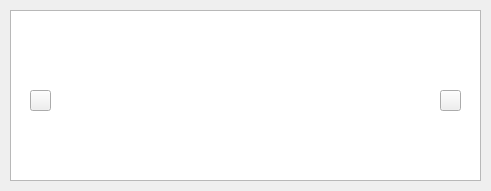
<?xml version="1.0" encoding="UTF-8"?>
<ui version="4.0">
 <class>PictureSlideShow</class>
 <widget class="QWidget" name="PictureSlideShow">
  <property name="geometry">
   <rect>
    <x>0</x>
    <y>0</y>
    <width>491</width>
    <height>191</height>
   </rect>
  </property>
  <property name="windowTitle">
   <string>Form</string>
  </property>
  <widget class="QGraphicsView" name="graphicsView">
   <property name="geometry">
    <rect>
     <x>10</x>
     <y>10</y>
     <width>471</width>
     <height>171</height>
    </rect>
   </property>
  </widget>
  <widget class="QPushButton" name="pushButton_leftview">
   <property name="geometry">
    <rect>
     <x>30</x>
     <y>90</y>
     <width>21</width>
     <height>21</height>
    </rect>
   </property>
   <property name="text">
    <string/>
   </property>
  </widget>
  <widget class="QPushButton" name="pushButton_rightview">
   <property name="geometry">
    <rect>
     <x>440</x>
     <y>90</y>
     <width>21</width>
     <height>21</height>
    </rect>
   </property>
   <property name="text">
    <string/>
   </property>
  </widget>
  <widget class="pictureButton" name="picButton1" native="true">
   <property name="geometry">
    <rect>
     <x>230</x>
     <y>182</y>
     <width>0</width>
     <height>20</height>
    </rect>
   </property>
  </widget>
  <widget class="pictureButton" name="picButton2" native="true">
   <property name="geometry">
    <rect>
     <x>240</x>
     <y>182</y>
     <width>0</width>
     <height>20</height>
    </rect>
   </property>
  </widget>
  <widget class="pictureButton" name="picButton3" native="true">
   <property name="geometry">
    <rect>
     <x>250</x>
     <y>182</y>
     <width>0</width>
     <height>20</height>
    </rect>
   </property>
  </widget>
  <widget class="pictureButton" name="picButton4" native="true">
   <property name="geometry">
    <rect>
     <x>260</x>
     <y>182</y>
     <width>0</width>
     <height>20</height>
    </rect>
   </property>
  </widget>
 </widget>
 <customwidgets>
  <customwidget>
   <class>pictureButton</class>
   <extends>QWidget</extends>
   <header>picturebutton.h</header>
   <container>1</container>
  </customwidget>
 </customwidgets>
 <resources/>
 <connections/>
</ui>
